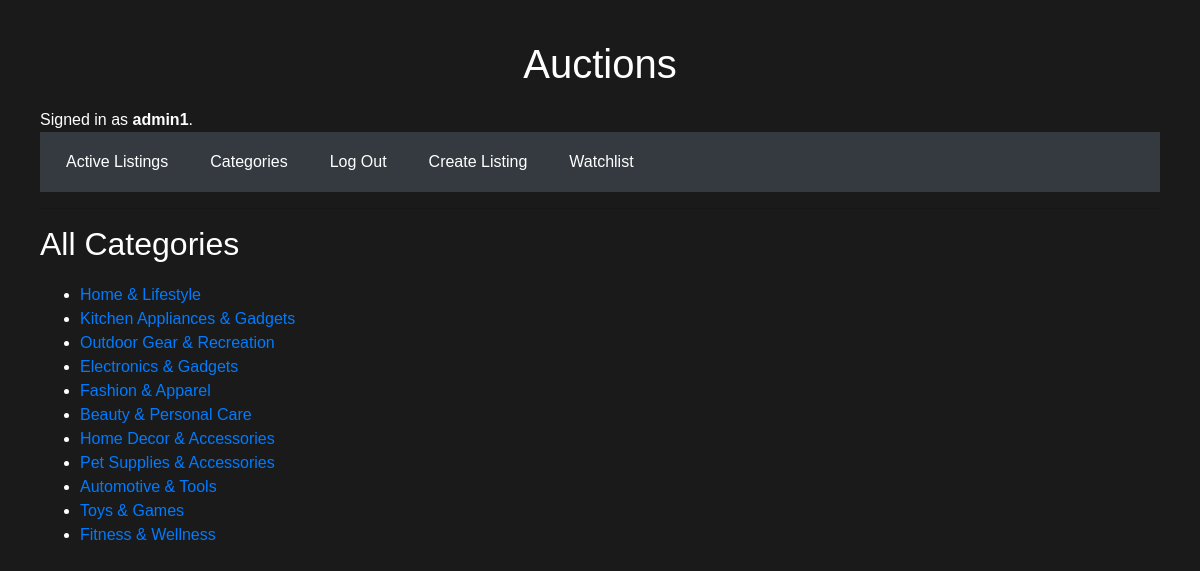
Page /categories/ (signed in) on the committed database.
### auctions/models.py (models this page shows, shortened)
class User(AbstractUser):
    pass

class Category(models.Model):
    name = models.CharField(max_length=100)

### auctions/views.py (the view)
# urls.py: path("categories/", views.categories_view, name="categories"),
def categories_view(request):
    categories = Category.objects.all()
    return render(request, "auctions/categories.html", {'categories': categories})

### auctions/templates/auctions/categories.html (shortened to what this page needs)
{% extends 'auctions/layout.html' %}
{% block body %}
    <h2>All Categories</h2>
    <ul>
        {% for category in categories %}
            <li><a href="{% url 'category_listings' category.id %}">{{ category.name }}</a></li>
        {% endfor %}
    </ul>
{% endblock %}

### auctions/templates/auctions/layout.html (shortened to what this page needs)
{% load static %}
<!DOCTYPE html>
<html lang="en">
<head>
    <link rel="stylesheet" href="https://stackpath.bootstrapcdn.com/bootstrap/4.4.1/css/bootstrap.min.css"
>
    <link href="{% static 'auctions/styles.css' %}" rel="stylesheet">
</head>
<body>
<h1>Auctions</h1>
<div>
    {% if user.is_authenticated %}
        Signed in as <strong>{{ user.username }}</strong>.
    {% else %}
        Not signed in.
    {% endif %}
</div>
<ul class="nav">
    <li class="nav-item">
        <a class="nav-link" href="{% url 'index' %}">Active Listings</a>
    </li>
<li class="nav-item">
    <a class="nav-link" href="{% url 'categories' %}">Categories</a>
</li>
    {% if user.is_authenticated %}
        <li class="nav-item">
            <a class="nav-link" href="{% url 'logout' %}">Log Out</a>
        </li>
        <li class="nav-item">
            <a class="nav-link" href="{% url 'create_listing' %}">Create Listing</a>
        </li>
        <li class="nav-item">
            <a class="nav-link" href="{% url 'manage_watchlist' %}">Watchlist</a>
        </li>
    {% endif %}
</ul>
<hr>
{% block body %}
{% endblock %}
</body>
</html>

### auctions/static/auctions/styles.css (style rules this page uses)
body, html { margin: 10px; padding: 10px; font-family: 'Arial', sans-serif; background-color: #1a1a1a; color: #ffffff; }
h1 { text-align: center; margin-bottom: 20px; }
.nav { background-color: #343a40; padding: 10px; }
.nav-item { margin-right: 10px; }
.nav-link { color: #fff; text-decoration: none; }
h1, h2, h3, p { margin-bottom: 20px; }

### rows in the picture
User: username "admin1"
Category: name "Home & Lifestyle"
Category: name "Kitchen Appliances & Gadgets"
Category: name "Outdoor Gear & Recreation"
Category: name "Electronics & Gadgets"
Category: name "Fashion & Apparel"
Category: name "Beauty & Personal Care"
Category: name "Home Decor & Accessories"
Category: name "Pet Supplies & Accessories"
Category: name "Automotive & Tools"
Category: name "Toys & Games"
Category: name "Fitness & Wellness"
